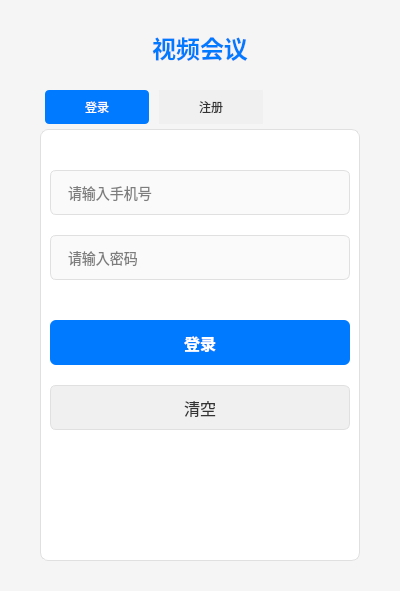
<?xml version="1.0" encoding="UTF-8"?>
<ui version="4.0">
 <class>LoginDialog</class>
 <widget class="QDialog" name="LoginDialog">
  <property name="geometry">
   <rect>
    <x>0</x>
    <y>0</y>
    <width>400</width>
    <height>591</height>
   </rect>
  </property>
  <property name="windowTitle">
   <string>登录</string>
  </property>
  <property name="windowIcon">
   <iconset resource="resource.qrc">
    <normaloff>:/images/AppIcon.png</normaloff>:/images/AppIcon.png</iconset>
  </property>
  <property name="windowOpacity">
   <double>1.000000000000000</double>
  </property>
  <property name="styleSheet">
   <string notr="true">QDialog {
    background-color: #f5f5f5;
}</string>
  </property>
  <layout class="QVBoxLayout" name="verticalLayout_2">
   <property name="spacing">
    <number>20</number>
   </property>
   <property name="leftMargin">
    <number>40</number>
   </property>
   <property name="topMargin">
    <number>30</number>
   </property>
   <property name="rightMargin">
    <number>40</number>
   </property>
   <property name="bottomMargin">
    <number>30</number>
   </property>
   <item>
    <widget class="QLabel" name="titleLabel">
     <property name="styleSheet">
      <string notr="true">color: #007AFF;
font-size: 24px;
font-weight: bold;</string>
     </property>
     <property name="text">
      <string>视频会议</string>
     </property>
     <property name="alignment">
      <set>Qt::AlignCenter</set>
     </property>
    </widget>
   </item>
   <item>
    <widget class="QTabWidget" name="tw_page">
     <property name="styleSheet">
      <string notr="true">QTabWidget::pane {
    border: 1px solid #e0e0e0;
    background-color: white;
    border-radius: 8px;
}

QTabBar::tab {
    padding: 10px 40px;
    margin: 5px;
}

QTabBar::tab:selected {
    background-color: #007AFF;
    color: white;
    border-radius: 4px;
}

QTabBar::tab:!selected {
    background-color: #f0f0f0;
    color: #333333;
}</string>
     </property>
     <property name="currentIndex">
      <number>0</number>
     </property>
     <widget class="QWidget" name="tab_login">
      <attribute name="title">
       <string>登录</string>
      </attribute>
      <layout class="QVBoxLayout" name="verticalLayout">
       <property name="spacing">
        <number>20</number>
       </property>
       <property name="topMargin">
        <number>40</number>
       </property>
       <item>
        <widget class="QLineEdit" name="le_tel">
         <property name="minimumSize">
          <size>
           <width>0</width>
           <height>45</height>
          </size>
         </property>
         <property name="styleSheet">
          <string notr="true">QLineEdit {
    border: 1px solid #e0e0e0;
    border-radius: 6px;
    padding: 0 15px;
    font-size: 14px;
    background-color: #fafafa;
}

QLineEdit:focus {
    border: 2px solid #007AFF;
    background-color: white;
}</string>
         </property>
         <property name="placeholderText">
          <string>请输入手机号</string>
         </property>
        </widget>
       </item>
       <item>
        <widget class="QLineEdit" name="le_password">
         <property name="minimumSize">
          <size>
           <width>0</width>
           <height>45</height>
          </size>
         </property>
         <property name="styleSheet">
          <string notr="true">QLineEdit {
    border: 1px solid #e0e0e0;
    border-radius: 6px;
    padding: 0 15px;
    font-size: 14px;
    background-color: #fafafa;
}

QLineEdit:focus {
    border: 2px solid #007AFF;
    background-color: white;
}</string>
         </property>
         <property name="echoMode">
          <enum>QLineEdit::Password</enum>
         </property>
         <property name="placeholderText">
          <string>请输入密码</string>
         </property>
        </widget>
       </item>
       <item>
        <spacer name="verticalSpacer">
         <property name="orientation">
          <enum>Qt::Vertical</enum>
         </property>
         <property name="sizeType">
          <enum>QSizePolicy::Fixed</enum>
         </property>
         <property name="sizeHint" stdset="0">
          <size>
           <width>20</width>
           <height>20</height>
          </size>
         </property>
        </spacer>
       </item>
       <item>
        <widget class="QPushButton" name="pb_commit">
         <property name="minimumSize">
          <size>
           <width>0</width>
           <height>45</height>
          </size>
         </property>
         <property name="styleSheet">
          <string notr="true">QPushButton {
    background-color: #007AFF;
    color: white;
    border: none;
    border-radius: 6px;
    font-size: 16px;
    font-weight: 500;
}

QPushButton:hover {
    background-color: #0056b3;
}

QPushButton:pressed {
    background-color: #004494;
}</string>
         </property>
         <property name="text">
          <string>登录</string>
         </property>
        </widget>
       </item>
       <item>
        <widget class="QPushButton" name="pb_clear">
         <property name="minimumSize">
          <size>
           <width>0</width>
           <height>45</height>
          </size>
         </property>
         <property name="styleSheet">
          <string notr="true">QPushButton {
    background-color: #f0f0f0;
    color: #333333;
    border: 1px solid #e0e0e0;
    border-radius: 6px;
    font-size: 16px;
}

QPushButton:hover {
    background-color: #e0e0e0;
}</string>
         </property>
         <property name="text">
          <string>清空</string>
         </property>
        </widget>
       </item>
       <item>
        <spacer name="verticalSpacer_2">
         <property name="orientation">
          <enum>Qt::Vertical</enum>
         </property>
         <property name="sizeHint" stdset="0">
          <size>
           <width>20</width>
           <height>40</height>
          </size>
         </property>
        </spacer>
       </item>
      </layout>
     </widget>
     <widget class="QWidget" name="tab_register">
      <attribute name="title">
       <string>注册</string>
      </attribute>
      <layout class="QVBoxLayout" name="verticalLayout_3">
       <property name="spacing">
        <number>15</number>
       </property>
       <property name="topMargin">
        <number>30</number>
       </property>
       <item>
        <widget class="QLineEdit" name="le_tel_register">
         <property name="minimumSize">
          <size>
           <width>0</width>
           <height>45</height>
          </size>
         </property>
         <property name="styleSheet">
          <string notr="true">QLineEdit {
    border: 1px solid #e0e0e0;
    border-radius: 6px;
    padding: 0 15px;
    font-size: 14px;
    background-color: #fafafa;
}

QLineEdit:focus {
    border: 2px solid #007AFF;
    background-color: white;
}</string>
         </property>
         <property name="placeholderText">
          <string>请输入手机号</string>
         </property>
        </widget>
       </item>
       <item>
        <widget class="QLineEdit" name="le_name_register">
         <property name="minimumSize">
          <size>
           <width>0</width>
           <height>45</height>
          </size>
         </property>
         <property name="styleSheet">
          <string notr="true">QLineEdit {
    border: 1px solid #e0e0e0;
    border-radius: 6px;
    padding: 0 15px;
    font-size: 14px;
    background-color: #fafafa;
}

QLineEdit:focus {
    border: 2px solid #007AFF;
    background-color: white;
}</string>
         </property>
         <property name="placeholderText">
          <string>请输入昵称</string>
         </property>
        </widget>
       </item>
       <item>
        <widget class="QLineEdit" name="le_password_register">
         <property name="minimumSize">
          <size>
           <width>0</width>
           <height>45</height>
          </size>
         </property>
         <property name="styleSheet">
          <string notr="true">QLineEdit {
    border: 1px solid #e0e0e0;
    border-radius: 6px;
    padding: 0 15px;
    font-size: 14px;
    background-color: #fafafa;
}

QLineEdit:focus {
    border: 2px solid #007AFF;
    background-color: white;
}</string>
         </property>
         <property name="echoMode">
          <enum>QLineEdit::Password</enum>
         </property>
         <property name="placeholderText">
          <string>请输入密码</string>
         </property>
        </widget>
       </item>
       <item>
        <widget class="QLineEdit" name="le_confirm_register">
         <property name="minimumSize">
          <size>
           <width>0</width>
           <height>45</height>
          </size>
         </property>
         <property name="styleSheet">
          <string notr="true">QLineEdit {
    border: 1px solid #e0e0e0;
    border-radius: 6px;
    padding: 0 15px;
    font-size: 14px;
    background-color: #fafafa;
}

QLineEdit:focus {
    border: 2px solid #007AFF;
    background-color: white;
}</string>
         </property>
         <property name="echoMode">
          <enum>QLineEdit::Password</enum>
         </property>
         <property name="placeholderText">
          <string>请确认密码</string>
         </property>
        </widget>
       </item>
       <item>
        <spacer name="verticalSpacer_3">
         <property name="orientation">
          <enum>Qt::Vertical</enum>
         </property>
         <property name="sizeType">
          <enum>QSizePolicy::Fixed</enum>
         </property>
         <property name="sizeHint" stdset="0">
          <size>
           <width>20</width>
           <height>20</height>
          </size>
         </property>
        </spacer>
       </item>
       <item>
        <widget class="QPushButton" name="pb_commit_register">
         <property name="minimumSize">
          <size>
           <width>0</width>
           <height>45</height>
          </size>
         </property>
         <property name="styleSheet">
          <string notr="true">QPushButton {
    background-color: #007AFF;
    color: white;
    border: none;
    border-radius: 6px;
    font-size: 16px;
    font-weight: 500;
}

QPushButton:hover {
    background-color: #0056b3;
}

QPushButton:pressed {
    background-color: #004494;
}</string>
         </property>
         <property name="text">
          <string>注册</string>
         </property>
        </widget>
       </item>
       <item>
        <widget class="QPushButton" name="pb_clear_register">
         <property name="minimumSize">
          <size>
           <width>0</width>
           <height>45</height>
          </size>
         </property>
         <property name="styleSheet">
          <string notr="true">QPushButton {
    background-color: #f0f0f0;
    color: #333333;
    border: 1px solid #e0e0e0;
    border-radius: 6px;
    font-size: 16px;
}

QPushButton:hover {
    background-color: #e0e0e0;
}</string>
         </property>
         <property name="text">
          <string>清空</string>
         </property>
        </widget>
       </item>
       <item>
        <spacer name="verticalSpacer_4">
         <property name="orientation">
          <enum>Qt::Vertical</enum>
         </property>
         <property name="sizeHint" stdset="0">
          <size>
           <width>20</width>
           <height>40</height>
          </size>
         </property>
        </spacer>
       </item>
      </layout>
     </widget>
    </widget>
   </item>
  </layout>
 </widget>
 <resources>
  <include location="resource.qrc"/>
 </resources>
 <connections/>
</ui>
